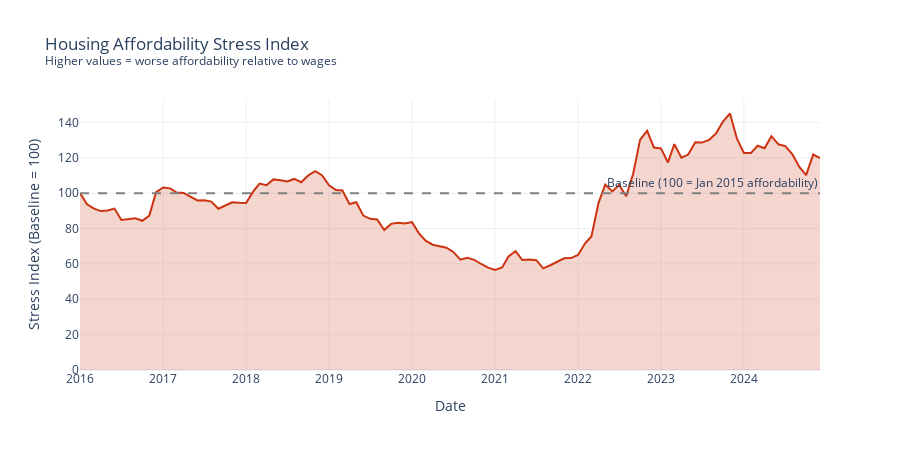

Notebook code cell kept with this figure:
### Code cell
# =============================================================================
# Visualization 4: Affordability Stress Index
# =============================================================================

# Calculate an affordability stress index
# Higher mortgage rates + lower wages = more stress
# Normalize both to baseline and combine

mortgage_stress = combined_df['mortgage_rate'] / baseline['mortgage_rate']
wage_relief = combined_df['avg_hourly_earnings'] / baseline['avg_hourly_earnings']

# Stress index: mortgage stress / wage relief 
# Values > 1 mean affordability is worse than baseline
growth_df['affordability_stress'] = (mortgage_stress / wage_relief) * 100

fig = go.Figure()

fig.add_trace(go.Scatter(
    x=growth_df.index,
    y=growth_df['affordability_stress'],
    fill='tozeroy',
    fillcolor='rgba(204, 51, 17, 0.2)',
    line=dict(color='#CC3311', width=2),
    name='Affordability Stress Index'
))

# Add baseline reference
fig.add_hline(y=100, line_dash="dash", line_color="gray", 
              annotation_text="Baseline (100 = Jan 2015 affordability)")

fig.update_layout(
    title='Housing Affordability Stress Index<br><sup>Higher values = worse affordability relative to wages</sup>',
    xaxis_title='Date',
    yaxis_title='Stress Index (Baseline = 100)',
    template='plotly_white',
    height=450,
)

fig.show()
